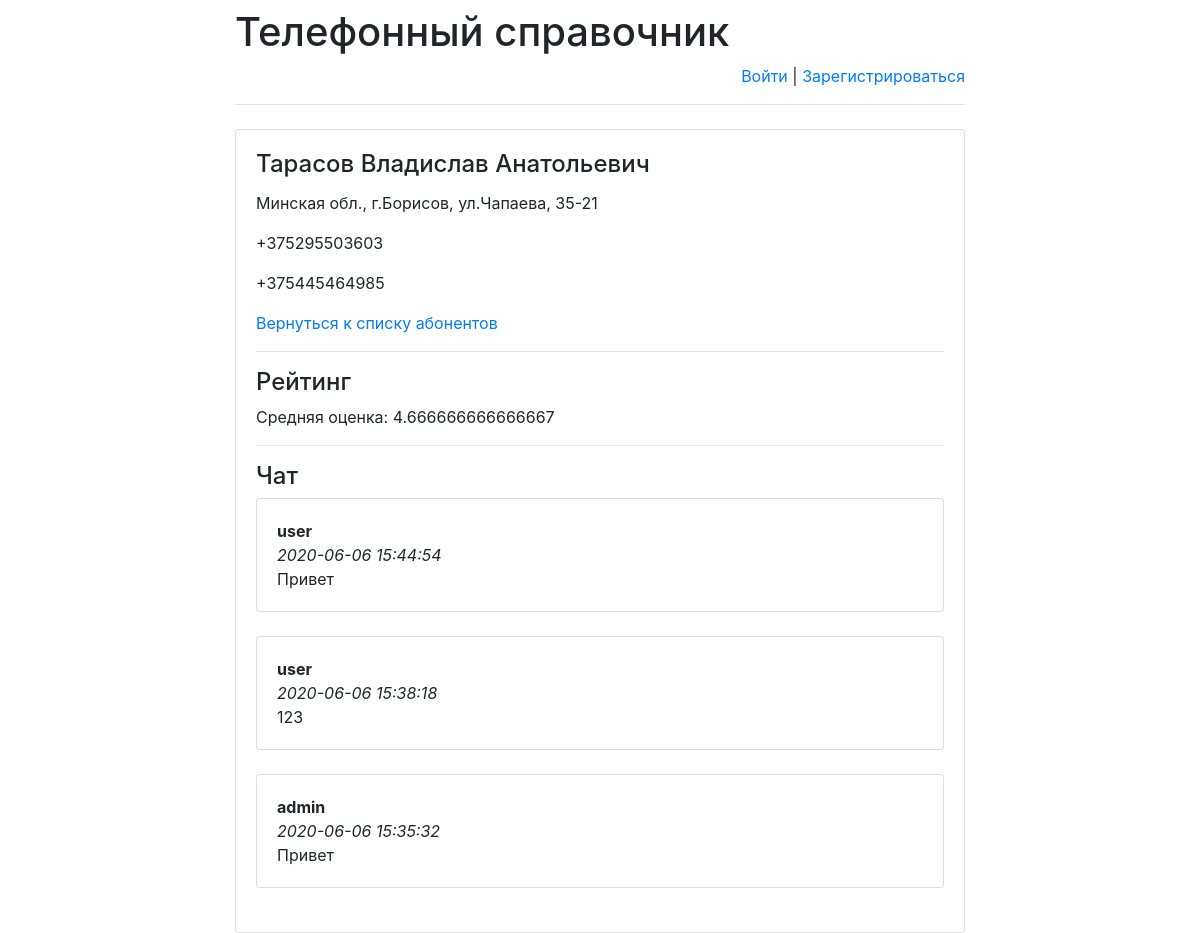
The page /phones/2/ on the database as committed earlier.
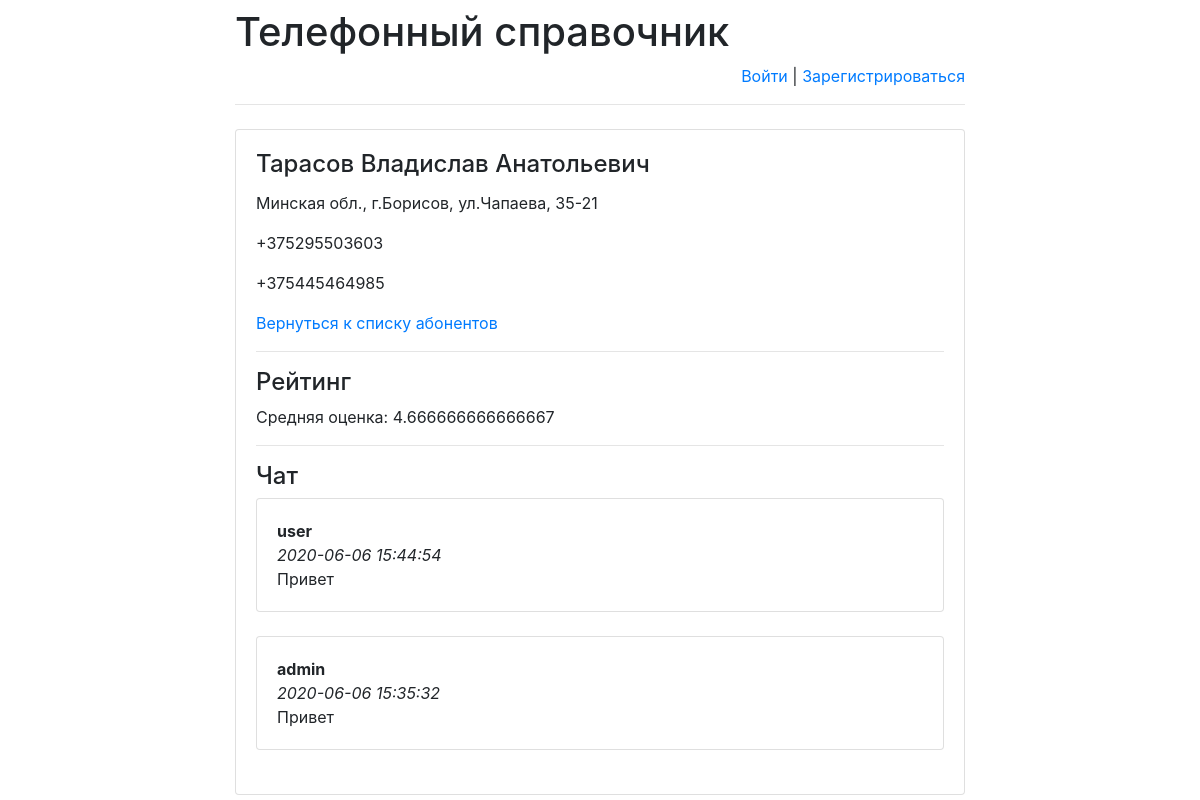
The same page on the database as committed later.
### phones/models.py (models this page shows)
class Phone(models.Model):
    IdSubscriber = models.ForeignKey(Subscriber, on_delete=models.CASCADE)
    PhoneNumber = models.CharField(max_length=30)

class Message(models.Model):
    chat = models.ForeignKey(Subscriber, verbose_name='Чат под абонентом', on_delete=models.CASCADE)
    author = models.ForeignKey(User, verbose_name='Пользователь', on_delete=models.CASCADE)
    message = models.TextField('Сообщение')
    pub_date = models.DateTimeField('Дата сообщения', default=timezone.now)

### phones/views.py (the view)
# urls.py: url(r'^([0-9]+)/$', views.detail, name='detail'),
def detail(request, subscriber_id):
    error_message = None
    if "error_message" in request.GET:
        error_message = request.GET["error_message"]
    return render(
        request,
        "phones.html",
        {
            "subscriber": get_object_or_404(Subscriber, pk=subscriber_id),
            "error_message": error_message,
            "latest_messages": Message.objects.filter(chat_id=subscriber_id).order_by('-pub_date')[:5],
            "already_rated_by_user": Mark.objects.filter(author_id=request.user.id).count(),
            "user_rating":
                Mark.objects
                    .filter(author_id=request.user.id)
                    .filter(subscriber_id=subscriber_id)
                    .aggregate(Avg('mark'))["mark__avg"],
            "avg_mark": Mark.objects.filter(subscriber_id=subscriber_id).aggregate(Avg('mark'))["mark__avg"]
        }
    )

### phones/templates/phones.html (shortened to what this page needs)
{% extends 'base.html' %}
{% block main %}
    <h4 class="card-title">{{ subscriber.Name }}</h4>
    <p>{{ subscriber.Address }}</p>
    {% for phone in subscriber.phone_set.all %}
        <p> {{ phone.PhoneNumber }} </p>
    {% endfor %}
    <p><a href="/phones/">Вернуться к списку абонентов</a></p>
    <hr>
    <h4>Рейтинг</h4>
    <p>Средняя оценка: <span id="avg_mark_span">{{ avg_mark }}</span></p>
    <hr>
    <h4>Чат</h4>
    <div id="history">
        {% for message in latest_messages %}
            <div class="card">
                <div class="card-body">
                    <strong>
                        {{ message.author.username }}
                    </strong>
                    <br/>
                    <em>
                        {{ message.pub_date|date:'Y-m-d H:i:s' }}
                    </em>
                    <br/>
                    {{ message.message }}
                </div>
            </div>
            <br/>
        {% endfor %}
    </div>
{% endblock %}

Rows that differ between the two databases and show on the page:
removed Message: author.username "user", pub_date "2020-06-06 15:38:18", message "123"
